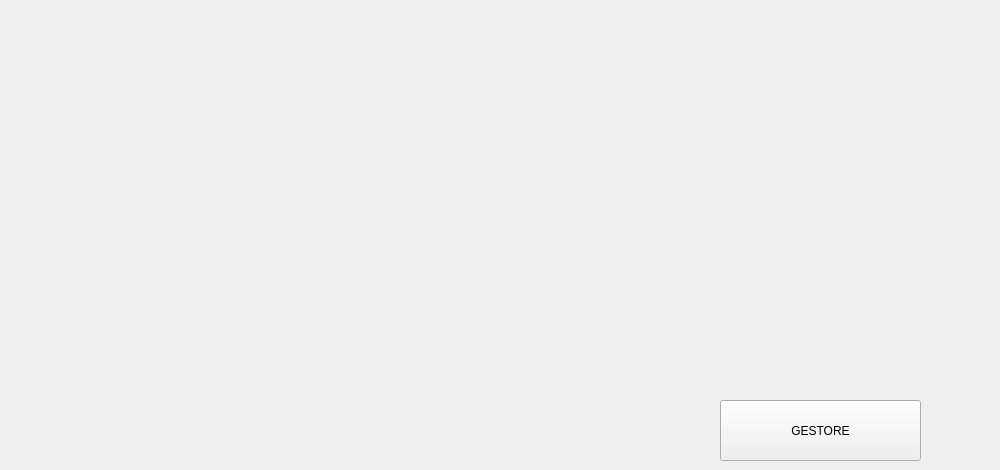
      <widget class="QWidget" name="START">
       <attribute name="title">
        <string>START</string>
       </attribute>
       <widget class="QPushButton" name="bottoneGestione">
        <property name="geometry">
         <rect>
          <x>720</x>
          <y>400</y>
          <width>201</width>
          <height>61</height>
         </rect>
        </property>
        <property name="cursor">
         <cursorShape>PointingHandCursor</cursorShape>
        </property>
        <property name="text">
         <string>GESTORE</string>
        </property>
       </widget>
       <widget class="QLabel" name="LOGOUNICAL">
        <property name="geometry">
         <rect>
          <x>10</x>
          <y>30</y>
          <width>451</width>
          <height>211</height>
         </rect>
        </property>
        <property name="text">
         <string/>
        </property>
        <property name="pixmap">
         <pixmap resource="Risorse.qrc">:/img/img/logounical.png</pixmap>
        </property>
       </widget>
       <widget class="QLabel" name="homepage">
        <property name="geometry">
         <rect>
          <x>400</x>
          <y>110</y>
          <width>561</width>
          <height>91</height>
         </rect>
        </property>
        <property name="font">
         <font>
          <family>HP Simplified Jpan</family>
          <pointsize>20</pointsize>
          <weight>75</weight>
          <bold>true</bold>
         </font>
        </property>
        <property name="text">
         <string/>
        </property>
        <property name="pixmap">
         <pixmap resource="Risorse.qrc">:/img/img/homepage.png</pixmap>
        </property>
       </widget>
       <widget class="QLabel" name="homepage2">
        <property name="geometry">
         <rect>
          <x>-10</x>
          <y>270</y>
          <width>991</width>
          <height>51</height>
         </rect>
        </property>
        <property name="font">
         <font>
          <family>HP Simplified</family>
          <pointsize>14</pointsize>
          <weight>50</weight>
          <bold>false</bold>
         </font>
        </property>
        <property name="text">
         <string/>
        </property>
        <property name="pixmap">
         <pixmap resource="Risorse.qrc">:/img/img/homepage2.png</pixmap>
        </property>
       </widget>
       <widget class="QLabel" name="freccia">
        <property name="geometry">
         <rect>
          <x>790</x>
          <y>310</y>
          <width>81</width>
          <height>61</height>
         </rect>
        </property>
        <property name="text">
         <string/>
        </property>
        <property name="pixmap">
         <pixmap resource="Risorse.qrc">:/img/img/freccia.png</pixmap>
        </property>
       </widget>
      </widget>
